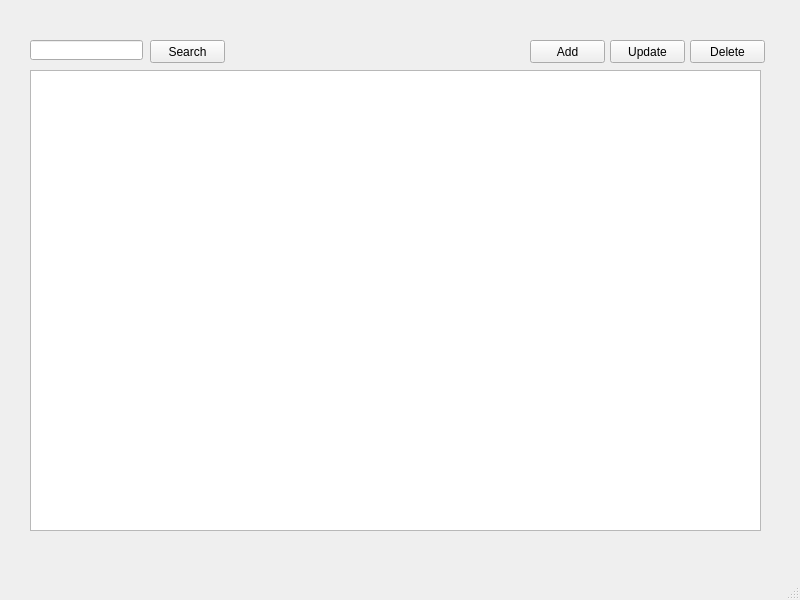
<?xml version="1.0" encoding="UTF-8"?>
<ui version="4.0">
 <class>MainWindow</class>
 <widget class="QMainWindow" name="MainWindow">
  <property name="geometry">
   <rect>
    <x>0</x>
    <y>0</y>
    <width>800</width>
    <height>600</height>
   </rect>
  </property>
  <property name="windowTitle">
   <string>MainWindow</string>
  </property>
  <widget class="QWidget" name="centralwidget">
   <widget class="QLineEdit" name="lineEdit">
    <property name="geometry">
     <rect>
      <x>30</x>
      <y>40</y>
      <width>113</width>
      <height>20</height>
     </rect>
    </property>
    <property name="text">
     <string/>
    </property>
   </widget>
   <widget class="QPushButton" name="pushButton">
    <property name="geometry">
     <rect>
      <x>150</x>
      <y>40</y>
      <width>75</width>
      <height>23</height>
     </rect>
    </property>
    <property name="text">
     <string>Search</string>
    </property>
   </widget>
   <widget class="QPushButton" name="pushButton_2">
    <property name="geometry">
     <rect>
      <x>530</x>
      <y>40</y>
      <width>75</width>
      <height>23</height>
     </rect>
    </property>
    <property name="text">
     <string>Add</string>
    </property>
   </widget>
   <widget class="QPushButton" name="pushButton_3">
    <property name="geometry">
     <rect>
      <x>690</x>
      <y>40</y>
      <width>75</width>
      <height>23</height>
     </rect>
    </property>
    <property name="text">
     <string>Delete</string>
    </property>
   </widget>
   <widget class="QPushButton" name="pushButton_4">
    <property name="geometry">
     <rect>
      <x>610</x>
      <y>40</y>
      <width>75</width>
      <height>23</height>
     </rect>
    </property>
    <property name="text">
     <string>Update</string>
    </property>
   </widget>
   <widget class="QTableWidget" name="tableWidget">
    <property name="geometry">
     <rect>
      <x>30</x>
      <y>70</y>
      <width>731</width>
      <height>461</height>
     </rect>
    </property>
   </widget>
  </widget>
  <widget class="QStatusBar" name="statusbar"/>
 </widget>
 <resources/>
 <connections/>
</ui>
